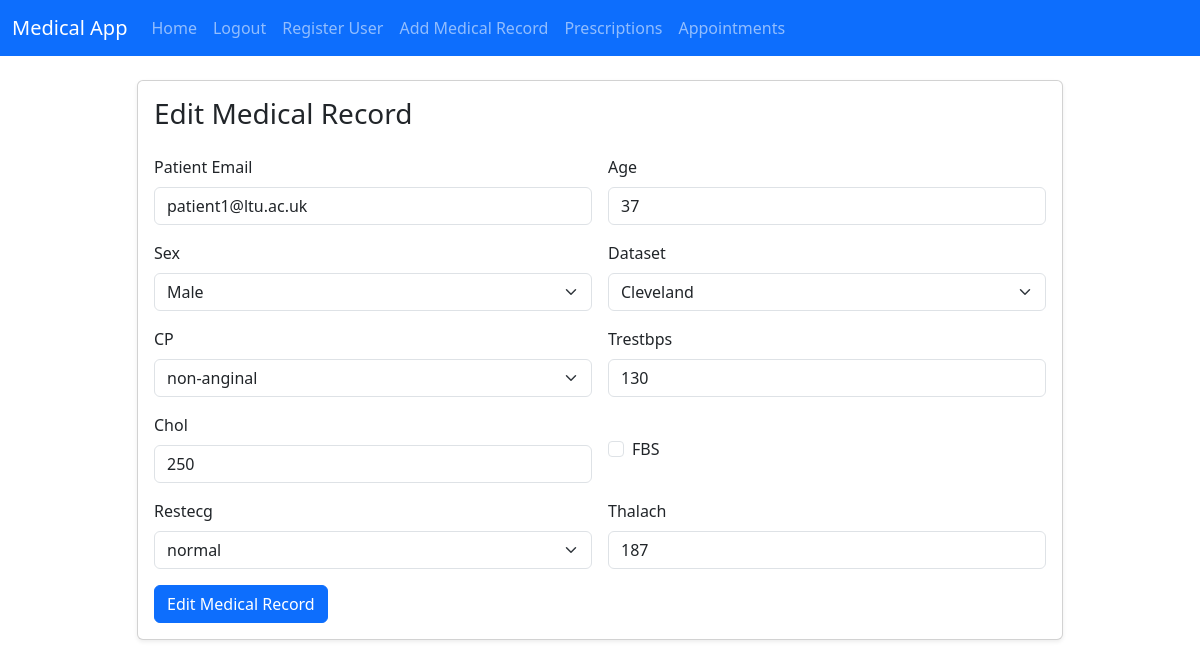
Before: /edit-medical-record/4 (signed in) with the older database file.
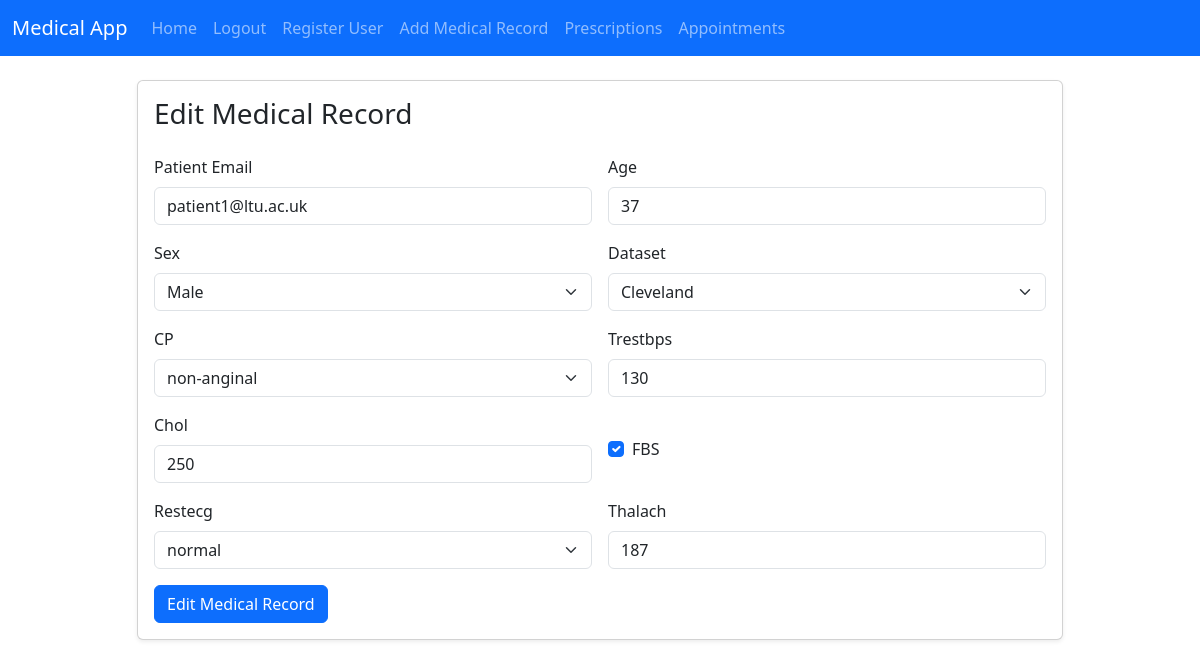
After: the same page with the newer database file.
### models.py (models this page shows)
class MedicalRecord(db.Model):
  id: Mapped[int] = mapped_column(primary_key=True)
  age: Mapped[int] = mapped_column(nullable=False)
  sex: Mapped[str] = mapped_column(nullable=False)
  dataset: Mapped[str] = mapped_column(nullable=False)
  cp: Mapped[str] = mapped_column(nullable=False)
  trestbps: Mapped[int] = mapped_column(nullable=True)
  chol: Mapped[int] = mapped_column(nullable=True)
  fbs: Mapped[bool] = mapped_column(nullable=True)
  restecg: Mapped[str] = mapped_column(nullable=True)
  thalach: Mapped[int] = mapped_column(nullable=True)
  user_id: Mapped[int] = mapped_column(ForeignKey("user.id"))
  user: Mapped["User"] = relationship("User", back_populates="medical_records")

### main.py (the view, shortened to what this page needs)
@app.route("/edit-medical-record/<int:medical_record_id>" , methods=["GET" , "POST"])
@login_required
def edit_medical_record(medical_record_id):
    if current_user.role.name != "admin":
        return "<h1>Role must be admin</h1>"
    medical_record = db.session.get(MedicalRecord, medical_record_id)
    if not medical_record:
        return render_template('404.html' , errors={"error": ["Medical record not found"]})
    return render_template('edit-medical-record.html' , form=MedicalRecordForm(obj=medical_record) , medical_record=medical_record)

### main.py (called while the page is built)
@login_manager.user_loader
def load_user(user_id):
    if user_id is None:
        return None
    try:
        return db.session.get(User, int(user_id))
    except (ValueError, TypeError):
        return None

### templates/edit-medical-record.html (shortened to what this page needs)
{% extends 'base.html' %}
{% block body %}
<div class="row justify-content-center">
    <div class="col-lg-10">
        <div class="card shadow-sm">
            <div class="card-body">
                <h3 class="card-title mb-4">Edit Medical Record</h3>
                <form method="POST" action="{{ url_for('edit_medical_record', medical_record_id=medical_record.id) }}">
                    <div class="row g-3">
                        <div class="col-md-6">
                            {{ form.patient_email.label(class="form-label") }}
                            {{ form.patient_email(class="form-control", value=medical_record.user.email) }}
                        </div>
                        <div class="col-md-6">
                            {{ form.age.label(class="form-label") }}
                            {{ form.age(class="form-control") }}
                        </div>
                        <div class="col-md-6">
                            {{ form.sex.label(class="form-label") }}
                            {{ form.sex(class="form-select") }}
                        </div>
                        <div class="col-md-6">
                            {{ form.dataset.label(class="form-label") }}
                            {{ form.dataset(class="form-select") }}
                        </div>
                        <div class="col-md-6">
                            {{ form.cp.label(class="form-label") }}
                            {{ form.cp(class="form-select") }}
                        </div>
                        <div class="col-md-6">
                            {{ form.trestbps.label(class="form-label") }}
                            {{ form.trestbps(class="form-control") }}
                        </div>
                        <div class="col-md-6">
                            {{ form.chol.label(class="form-label") }}
                            {{ form.chol(class="form-control") }}
                        </div>
                        <div class="col-md-6">
                            <div class="form-check mt-4">
                                {{ form.fbs(class="form-check-input") }}
                                {{ form.fbs.label(class="form-check-label") }}
                            </div>
                        </div>
                        <div class="col-md-6">
                            {{ form.restecg.label(class="form-label") }}
                            {{ form.restecg(class="form-select") }}
                        </div>
                        <div class="col-md-6">
                            {{ form.thalach.label(class="form-label") }}
                            {{ form.thalach(class="form-control") }}
                        </div>
                        <div class="col-12">
                            {{ form.submit(class="btn btn-primary", value="Edit Medical Record") }}
                        </div>
                    </div>
                </form>
            </div>
        </div>
    </div>
</div>
{% endblock %}

Changed rows visible on the page:
changed MedicalRecord "Male": fbs "☐" → "☑"
